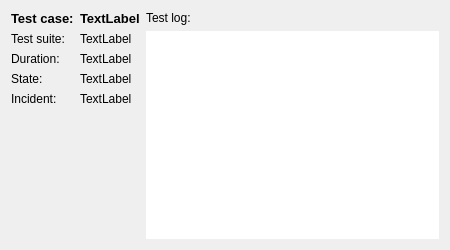
<?xml version="1.0" encoding="UTF-8"?>
<ui version="4.0">
 <class>TestCaseDetailsWidgetClass</class>
 <widget class="QWidget" name="TestCaseDetailsWidgetClass">
  <property name="geometry">
   <rect>
    <x>0</x>
    <y>0</y>
    <width>450</width>
    <height>250</height>
   </rect>
  </property>
  <property name="windowTitle">
   <string>Test case details</string>
  </property>
  <layout class="QGridLayout" name="gridLayout">
   <item row="0" column="0" rowspan="2">
    <layout class="QFormLayout" name="formLayout">
     <item row="0" column="0">
      <widget class="QLabel" name="label">
       <property name="font">
        <font>
         <pointsize>10</pointsize>
         <weight>75</weight>
         <bold>true</bold>
        </font>
       </property>
       <property name="text">
        <string>Test case:</string>
       </property>
      </widget>
     </item>
     <item row="0" column="1">
      <widget class="QLabel" name="m_test_case_name_lbl">
       <property name="font">
        <font>
         <pointsize>10</pointsize>
         <weight>75</weight>
         <bold>true</bold>
        </font>
       </property>
       <property name="text">
        <string>TextLabel</string>
       </property>
      </widget>
     </item>
     <item row="1" column="0">
      <widget class="QLabel" name="label_2">
       <property name="text">
        <string>Test suite:</string>
       </property>
      </widget>
     </item>
     <item row="1" column="1">
      <widget class="QLabel" name="m_test_suite_name_lbl">
       <property name="text">
        <string>TextLabel</string>
       </property>
      </widget>
     </item>
     <item row="2" column="0">
      <widget class="QLabel" name="label_3">
       <property name="text">
        <string>Duration:</string>
       </property>
      </widget>
     </item>
     <item row="2" column="1">
      <widget class="QLabel" name="m_duration_lbl">
       <property name="text">
        <string>TextLabel</string>
       </property>
      </widget>
     </item>
     <item row="3" column="0">
      <widget class="QLabel" name="label_4">
       <property name="text">
        <string>State:</string>
       </property>
      </widget>
     </item>
     <item row="3" column="1">
      <widget class="QLabel" name="m_state_lbl">
       <property name="text">
        <string>TextLabel</string>
       </property>
       <property name="textFormat">
        <enum>Qt::RichText</enum>
       </property>
      </widget>
     </item>
     <item row="4" column="0">
      <widget class="QLabel" name="label_6">
       <property name="text">
        <string>Incident:</string>
       </property>
      </widget>
     </item>
     <item row="4" column="1">
      <widget class="QLabel" name="m_incident_message_lbl">
       <property name="text">
        <string>TextLabel</string>
       </property>
       <property name="alignment">
        <set>Qt::AlignLeading|Qt::AlignLeft|Qt::AlignTop</set>
       </property>
       <property name="wordWrap">
        <bool>true</bool>
       </property>
      </widget>
     </item>
    </layout>
   </item>
   <item row="0" column="1">
    <widget class="QLabel" name="label_5">
     <property name="text">
      <string>Test log:</string>
     </property>
    </widget>
   </item>
   <item row="1" column="1">
    <widget class="QListWidget" name="m_test_message_list_widget">
     <property name="frameShape">
      <enum>QFrame::NoFrame</enum>
     </property>
     <property name="frameShadow">
      <enum>QFrame::Plain</enum>
     </property>
     <property name="selectionMode">
      <enum>QAbstractItemView::NoSelection</enum>
     </property>
    </widget>
   </item>
  </layout>
 </widget>
 <layoutdefault spacing="6" margin="11"/>
 <resources/>
 <connections/>
</ui>
